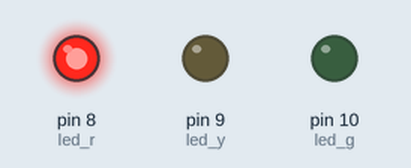
Recording of a sketch running on a simulated Arduino Uno, built with avr-gcc and run on an emulated ATmega328P. On the bench: output pins drawn as LEDs (lit = HIGH).

Above: at 1.0 s.
At 4.0 s:
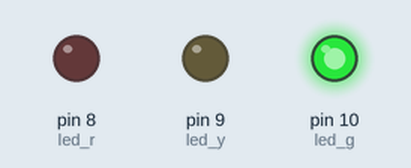
At 6.5 s:
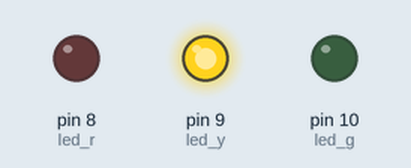
Timing chart, 0 to 9.1 s (numbered marks = the images above):
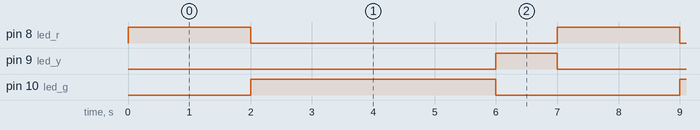

Measured:
- by itself, pin 8 (led_r): alternates HIGH for 2.0 s and LOW for 5.0 s
- by itself, pin 9 (led_y): alternates HIGH for 1.0 s and LOW for 6.0 s
- by itself, pin 10 (led_g): alternates HIGH for 4.0 s and LOW for 3.0 s

The sketch:

aula-4.ino
```cpp
#define led_r 8
#define led_y 9
#define led_g 10

void setup()
{
  pinMode(led_r,OUTPUT);
  pinMode(led_y,OUTPUT);
  pinMode(led_g,OUTPUT);
}

void semaforo(int temR, int temY, int temG)
{
 digitalWrite(led_r,HIGH);
  digitalWrite(led_y,LOW);
  digitalWrite(led_g,LOW);
  delay(temR);

  digitalWrite(led_r,LOW);
  digitalWrite(led_y,LOW);
  digitalWrite(led_g,HIGH);
  delay(temG);

  digitalWrite(led_r,LOW);
  digitalWrite(led_y,HIGH);
  digitalWrite(led_g,LOW);
  delay(temY);
}

void loop()
{
    semaforo(2000,1000,4000);
}
```
